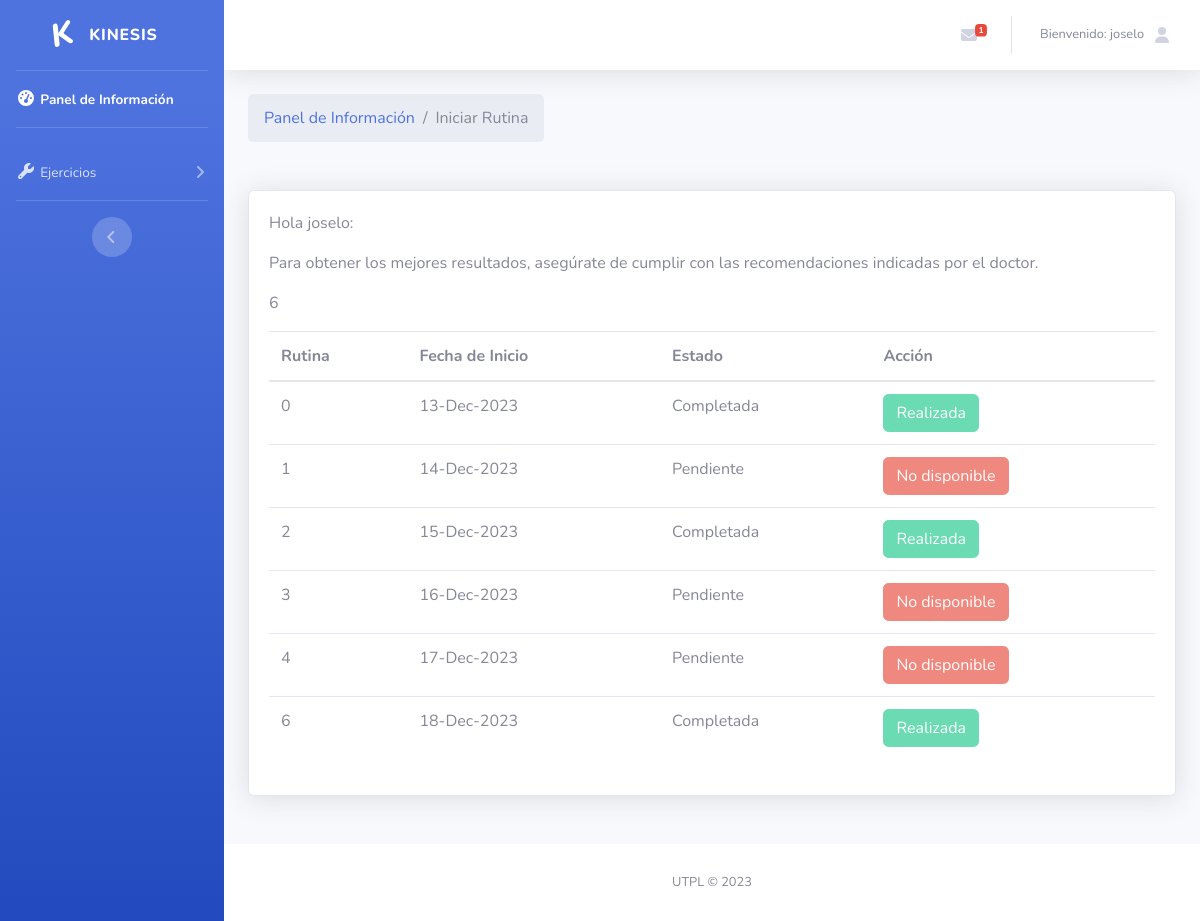
Before: /ejercicios/rutina/ (signed in) with the older database file.
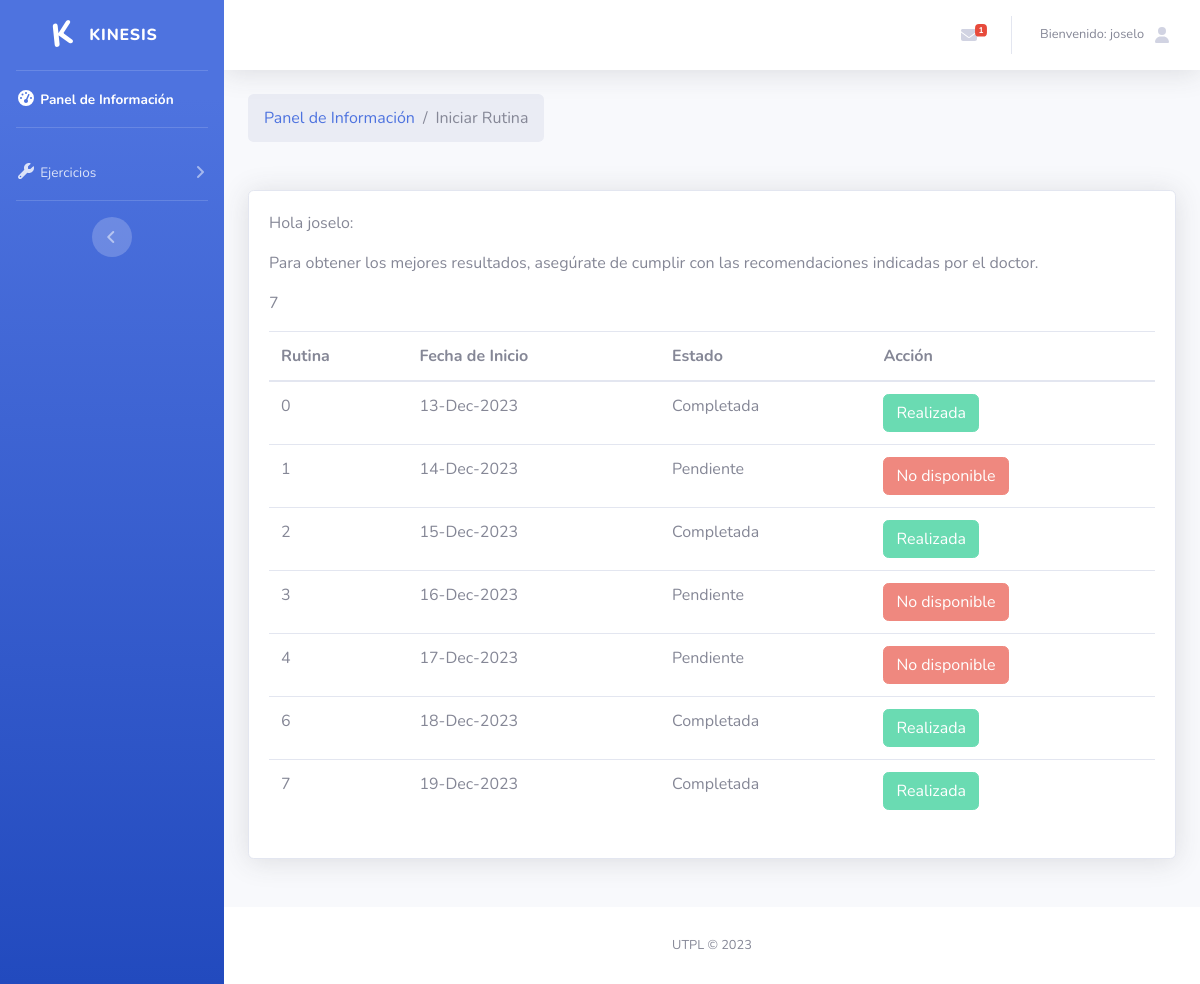
After: the same page with the newer database file.
### AppRehabilitation/models.py (models this page shows, shortened)
class Paciente(models.Model):
    doctor = models.ForeignKey(Doctor, on_delete=models.CASCADE)
    usuario = models.OneToOneField(User,on_delete= models.CASCADE)
    nombres = models.CharField(max_length=100)
    apellidos = models.CharField(max_length=100)
    correo = models.EmailField()
    cedula = models.CharField(max_length=20)
    direccion = models.CharField(max_length=200)
    celular = models.CharField(max_length=20)
    genero = models.CharField(max_length=10)
    edad = models.PositiveIntegerField()
    tipo_lesion = models.CharField(max_length=100, default="Sin lesión")
    rutinas_asignadas = models.PositiveIntegerField(default=0)  # Número de rutinas asignadas
    recomendacion = models.CharField(max_length=300, default="Ninguna")
    tiempo_descanso_entre_rutinas = models.PositiveIntegerField(default=0)  # Tiempo de descanso en minutos entre rutinas
    created = models.DateTimeField(auto_now_add=True)

class Rutina(models.Model):
    numero_rutina = models.PositiveIntegerField()
    paciente = models.ForeignKey(Paciente, on_delete=models.CASCADE, related_name='rutinas')
    repeticiones_asignadas = models.PositiveIntegerField()
    tiempo_descanso_repeticiones = models.PositiveIntegerField()  # Tiempo de descanso en segundos entre repeticiones
    fecha_inicio = models.DateTimeField(null=True, blank=True)
    fecha_fin = models.DateTimeField(null=True, blank=True)
    is_completed = models.BooleanField(null=True, blank=True)

### AppRehabilitation/views.py (the view)
# urls.py: path('ejercicios/rutina/', paciente_rutina, name='paciente_rutina'),
@login_required
def paciente_rutina(request):
    paciente = Paciente.objects.get(usuario=request.user)
    rutinas = Rutina.objects.filter(paciente=paciente)
    ec_timezone = pytz.timezone('America/Guayaquil')
    fecha_actual = datetime.now(ec_timezone).date()
    context = {
        'fecha_actual': fecha_actual,
        'rutinas': rutinas,
        'paciente':paciente,
    }
    return render(request, 'paciente_rutina.html', context)

### AppRehabilitation/templates/paciente_rutina.html (shortened to what this page needs)
{% load static %}
<!DOCTYPE html>
<html lang="en">
<head>
    <link rel="stylesheet" href="{% static 'css/progress_bar.css' %}">
</head>
<body id="page-top">
    <div id="wrapper">
       {% include 'menuPaciente.html' %}
        <div id="content-wrapper" class="d-flex flex-column">
            <div id="content">
                {% include 'barra_Informativa_Paciente.html' %}
                <div class="container-fluid">
                    <div class="d-sm-flex align-items-center justify-content-between mb-4">
                        <ol class="breadcrumb mb-4">
                            <li class="breadcrumb-item"><a href="{% url 'dashboard' %}">Panel de Información</a></li>
                            <li class="breadcrumb-item">Iniciar Rutina</li>
                        </ol>
                    </div>
                    <div class="row">
                        <div class="col-lg-12 mb-4">
                            <div class="card shadow mb-4">
                                <div class="card-body">
                                    <p>Hola {{ user.username }}: </p>
                                    <p>Para obtener los mejores resultados, asegúrate de cumplir con las recomendaciones indicadas por el doctor.</p>
                                    <p>{{ paciente.rutinas_asignadas }} </p>
                                        <table class="table">
                                            <thead>
                                                <tr>
                                                    <th>Rutina</th>
                                                    <th>Fecha de Inicio</th>
                                                    <th>Estado</th>
                                                    <th>Acción</th>
                                                </tr>
                                            </thead>
                                            <tbody>
                                                {% for rutina in rutinas %}
                                                <tr>
                                                    <td>{{ rutina.numero_rutina }}</td>
                                                    <td>{{ rutina.fecha_inicio | date:"d-M-Y" }}</td>
                                                    <td>
                                                        {% if rutina.is_completed %}
                                                            Completada
                                                        {% else %}
                                                            Pendiente
                                                        {% endif %}
                                                    </td>
                                                    <td>
                                                        {% if rutina.fecha_inicio|date:"d-M-Y" == fecha_actual|date:"d-M-Y" %}
                                                        {% if not rutina.is_completed %}
                                                            {% if paciente.tipo_lesion == "Lesión media en el hombro izquierdo" or rutina.tipo_lesion == "Lesión media en el hombro derecho" %}
                                                                <form method="post" action="{% url 'rutina_lesion_media' rutina.numero_rutina %}">
                                                            {% else %}
                                                                <form method="post" action="{% url 'rutina' rutina.numero_rutina %}">
                                                            {% endif %}
                                                                {% csrf_token %}
                                                                <button class="btn btn-warning">Realizar Rutina</button>
                                                            </form>
                                                        {% else %}
                                                            <button class="btn btn-success" disabled>Realizada</button>
                                                        {% endif %}
                                                    {% elif rutina.fecha_inicio|date:"d-M-Y" < fecha_actual|date:"d-M-Y" and rutina.is_completed %}
                                                        <button class="btn btn-success" disabled>Realizada</button>
                                                    {% else %}
                                                        <button class="btn btn-danger" disabled>No disponible</button>
                                                    {% endif %}
                                                </tr>
                                                {% endfor %}
                                            </tbody>
                                        </table>
                                </div>
                            </div>
                        </div>
                    </div>
                </div>
        </div>
            <footer class="sticky-footer bg-white">
                {% include 'footerPaciente.html' %}
             </footer>
        </div>
    </div>
</body>
</html>

### AppRehabilitation/templates/menuPaciente.html (shortened to what this page needs)
{% load static %}
<!DOCTYPE html>
<html lang="en">
<head>
    <link href=" {% static 'css/estilos/all.min.css' %}" rel="stylesheet" type="text/css">
    <link href="{% static 'css/estilos/sb-admin-2.min.css' %}" rel="stylesheet">
    <link href="{% static 'css/estilos/sb-admin-2.css' %}" rel="stylesheet">
</head>
<body>
<ul class="navbar-nav bg-gradient-primary sidebar sidebar-dark accordion" id="accordionSidebar">
    <a class="sidebar-brand d-flex align-items-center justify-content-center" href="{% url 'dashboard' %}   ">
        <div class="sidebar-brand-icon rotate-n-15">
            <i class="material-icons"> K</i>
        </div>
        <div class="sidebar-brand-text mx-3">Kinesis</div>
    </a>
    <hr class="sidebar-divider my-0">
    <li class="nav-item active">
        <a class="nav-link" href="{% url 'dashboard' %}">
            <i class="fas fa-fw fa-tachometer-alt"></i>
            <span>Panel de Información</span></a>
    </li>
    <hr class="sidebar-divider">
    <li class="nav-item">
        <a class="nav-link collapsed" href="{% url 'dashboard' %}" data-toggle="collapse" data-target="#collapseUtilities"
            aria-expanded="true" aria-controls="collapseUtilities">
            <i class="fas fa-fw fa-wrench"></i>
            <span>Ejercicios</span>
        </a>
    </li>
    <hr class="sidebar-divider d-none d-md-block">
    <div class="text-center d-none d-md-inline">
        <button class="rounded-circle border-0" id="sidebarToggle"></button>
    </div>
</ul>
</body>
</html>

### AppRehabilitation/templates/barra_Informativa_Paciente.html (shortened to what this page needs)
<nav class="navbar navbar-expand navbar-light bg-white topbar mb-4 static-top shadow">
    <ul class="navbar-nav ml-auto">
        <li class="nav-item dropdown no-arrow mx-1">
            <a class="nav-link dropdown-toggle" href="#" id="messagesDropdown" role="button"
                data-toggle="dropdown" aria-haspopup="true" aria-expanded="false">
                <i class="fas fa-envelope fa-fw"></i>
                <span class="badge badge-danger badge-counter">1</span>
            </a>
        </li>
        <li class="nav-item dropdown no-arrow">
            <a class="nav-link dropdown-toggle" href="#" id="userDropdown" role="button"
                data-toggle="dropdown" aria-haspopup="true" aria-expanded="false">
                <span class="mr-2 d-none d-lg-inline text-gray-600 small">Bienvenido: {{ user.username }}</span>
                <i class="fas fa-user fa-fw"></i>
            </a>
        </li>
    </ul>
</nav>

### AppRehabilitation/templates/footerPaciente.html
    <div class="container my-auto">
        <div class="copyright text-center my-auto">
            <span>UTPL &copy; 2023</span>
        </div>
    </div>

Changed rows visible on the page:
changed Paciente: rutinas_asignadas "6" → "7"
added Rutina: numero_rutina "7", fecha_inicio "19-Dec-2023", is_completed "Completada"
